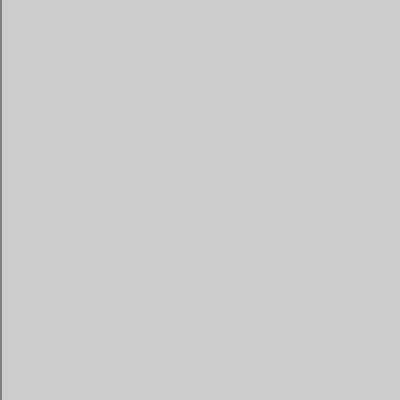
Frame 1 (no input)
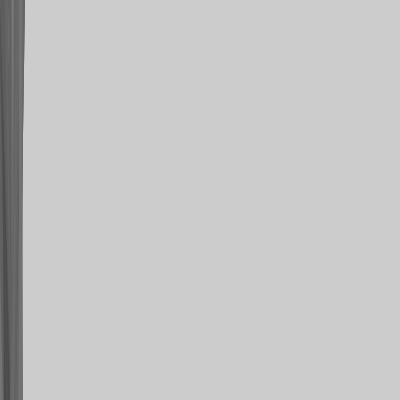
Frame 60 (the mouse pressed at the canvas centre just before this capture)
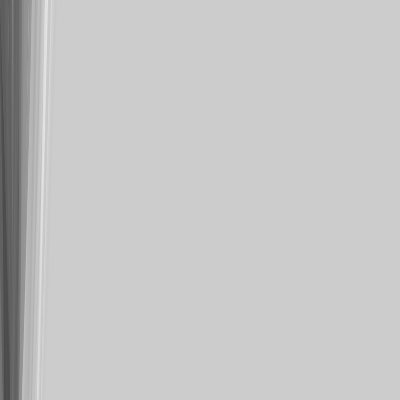
Frame 120 (the mouse held since frame 60 and released just before this capture)

The Processing sketch that drew these frames (run headless with seeded random() and noise(); from frame 60 on, the mouse is pressed at the canvas centre):

// Processing sketch: variables03
// ── variables03.pde
//define and assign two integer variables
float x = 0;
float grayScaleVal = 127;
float incTop = 0;
float incBottom = 0;

void setup(){
 size(400,400);
 strokeWeight(3);
 smooth(6);
}

void draw(){
 stroke(grayScaleVal);
 line(x+incTop,0,x+incBottom,height);
 
 x += 0.5; 
 incTop += random(-2,2);
 incBottom += random(-2,2);
 grayScaleVal += random(-10,10);
 grayScaleVal = constrain(grayScaleVal,0,255);
}

/*
EXERCISE: 
1. can you merge together two lines of this program and get the same result ?
2. extend the program so that is uses RGB color.
*/
